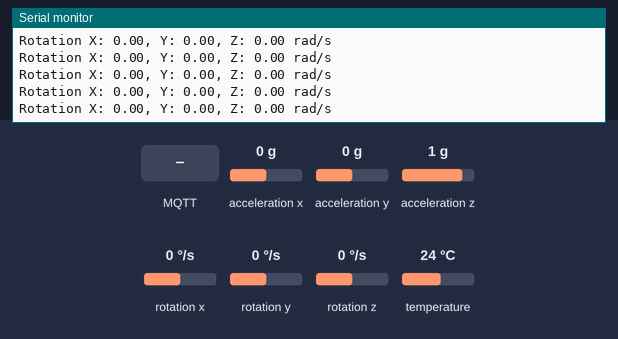
Bench run of a sketch on a simulated ESP8266 (NodeMCU). Parts: the last lines printed to the serial monitor. The inputs (shaded band) are chosen by the test bench; at power-on: rotation x 0 °/s, rotation y 0 °/s, rotation z 0 °/s, acceleration x 0 g, acceleration y 0 g, acceleration z 1 g, temperature 24 °C. WiFi joins after 1.5 s; servers stay silent unless stated; no MQTT or app messages arrive unless stated.

Above: at 2.7 s.
2.8 s: rotation x set to -192 °/s
At 2.87 s:
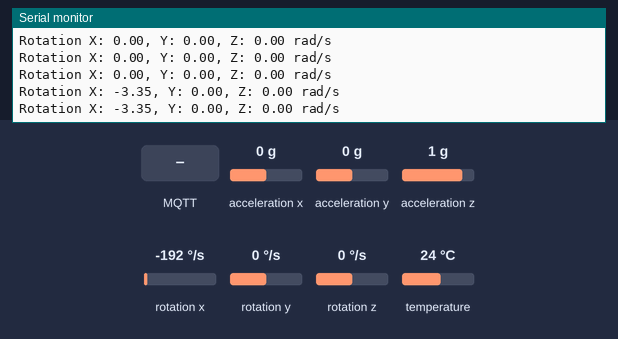
5.8 s: MQTT message "1" arrives on the first subscribed topic
At 5.83 s:
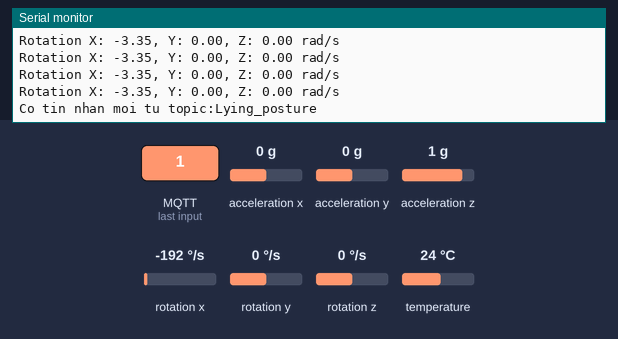
8.8 s: rotation y set to -192 °/s
At 8.87 s:
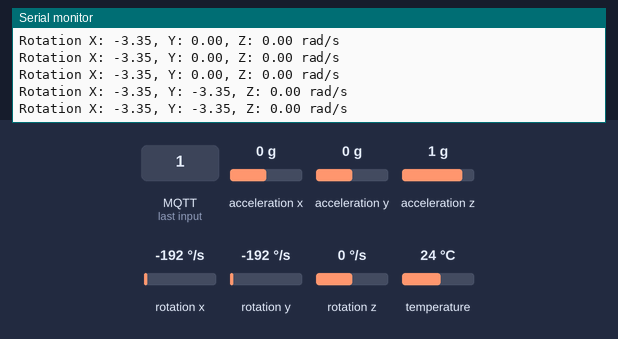
11.8 s: rotation z set to -192 °/s
At 11.8 s:
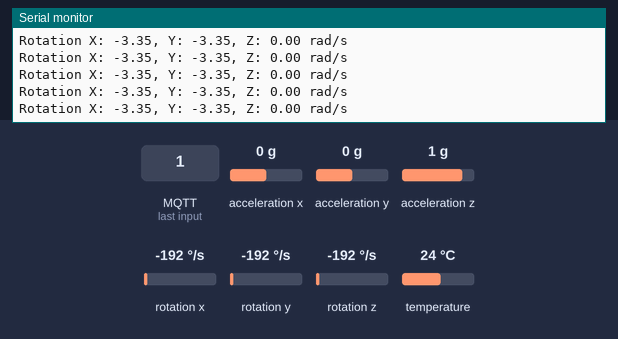
14.8 s: MQTT message "on" arrives on the first subscribed topic
At 14.85 s:
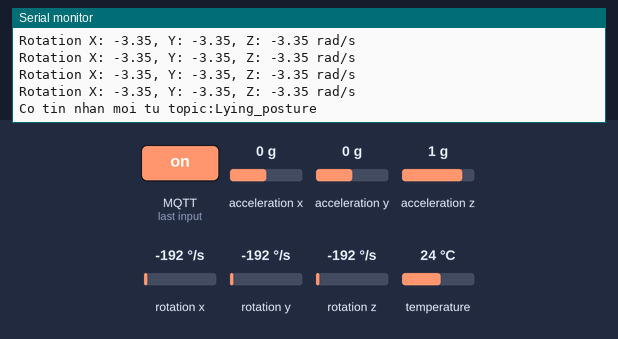

Measured:
- after the input at 2.8 s, the serial monitor: prints a new line at once (image 1)
- after the input at 5.8 s, the serial monitor: prints a new line at once (image 2)
- after the input at 8.8 s, the serial monitor: prints a new line at once (image 3)
- after the input at 14.8 s, the serial monitor: prints a new line at once (image 5)

The sketch:

mpu_readserial.ino
```cpp
// Basic demo for accelerometer readings from Adafruit MPU6050

#include <Adafruit_MPU6050.h>
#include <Adafruit_Sensor.h>
#include <Wire.h>
#include <PubSubClient.h> // Connect and publish to the MQTT broker
#include "ESP8266WiFi.h"  // Enables the ESP8266 to connect to the local network (via WiFi)

Adafruit_MPU6050 mpu;

//Wifi information
#define ssid "FPT telecom 4264 2.4GHz"
#define password "0976914619"
#define mqtt_server "broker.hivemq.com"
const uint16_t mqtt_port = 1883;
#define test_topic "Lying_posture"

WiFiClient wifiClient;
PubSubClient client(wifiClient);

void setup_wifi()
{
  delay(10);
  Serial.println();
  Serial.print("Connecting to ");
  Serial.println(ssid);
  WiFi.begin(ssid, password);
  while (WiFi.status() != WL_CONNECTED) {
    delay(500);
    Serial.print(".");
  }
  Serial.println("");
  Serial.println("WiFi connected");
  Serial.println("IP address: ");
  Serial.println(WiFi.localIP());
}

void callback(char* topic, byte* payload, unsigned int length)
{
  Serial.print("Co tin nhan moi tu topic:");
  Serial.println(topic);
  for (int i = 0; i < length; i++)
    Serial.print((char)payload[i]);
  Serial.println();
}

void reconnect()
{
  while (!client.connected()) // Chờ tới khi kết nối
  {
    // Thực hiện kết nối với mqtt user và pass
    if (client.connect("ESP8266_id1","ESP_offline",0,0,"ESP8266_id1_offline"))  //kết nối vào broker
    {
      Serial.println("Connected:");
      client.subscribe(test_topic); //đăng kí nhận dữ liệu từ topic
    }
    else
    {
      Serial.print("Error:, rc=");
      Serial.print(client.state());
      Serial.println(" try again in 5 seconds");
      // Đợi 5s
      delay(5000);
    }
  }
}

void setup(void) {
  Serial.begin(9600);
    while (!Serial)
    delay(10); // will pause Zero, Leonardo, etc until serial console opens

  Serial.println("Adafruit MPU6050 test!");

  // Try to initialize!
  if (!mpu.begin()) {
    Serial.println("Failed to find MPU6050 chip");
    while (1) {
      delay(10);
    }
  }
  Serial.println("MPU6050 Found!");

  setup_wifi();
  client.setServer(mqtt_server, mqtt_port);
  client.setCallback(callback);

  mpu.setGyroRange(MPU6050_RANGE_500_DEG);
  Serial.print("Gyro range set to: ");
  switch (mpu.getGyroRange()) {
  case MPU6050_RANGE_250_DEG:
    Serial.println("+- 250 deg/s");
    break;
  case MPU6050_RANGE_500_DEG:
    Serial.println("+- 500 deg/s");
    break;
  case MPU6050_RANGE_1000_DEG:
    Serial.println("+- 1000 deg/s");
    break;
  case MPU6050_RANGE_2000_DEG:
    Serial.println("+- 2000 deg/s");
    break;
  }

  mpu.setFilterBandwidth(MPU6050_BAND_21_HZ);
  Serial.print("Filter bandwidth set to: ");
  switch (mpu.getFilterBandwidth()) {
  case MPU6050_BAND_260_HZ:
    Serial.println("260 Hz");
    break;
  case MPU6050_BAND_184_HZ:
    Serial.println("184 Hz");
    break;
  case MPU6050_BAND_94_HZ:
    Serial.println("94 Hz");
    break;
  case MPU6050_BAND_44_HZ:
    Serial.println("44 Hz");
    break;
  case MPU6050_BAND_21_HZ:
    Serial.println("21 Hz");
    break;
  case MPU6050_BAND_10_HZ:
    Serial.println("10 Hz");
    break;
  case MPU6050_BAND_5_HZ:
    Serial.println("5 Hz");
    break;
  }
}

unsigned long tg;
void loop() {

  /* Get new sensor events with the readings */
  sensors_event_t a, g, t;
  mpu.getEvent(&a, &g, &t);
  String posture;

  /* Print out the values */
  Serial.print("Rotation X: ");
  Serial.print(g.gyro.x);
  Serial.print(", Y: ");
  Serial.print(g.gyro.y);
  Serial.print(", Z: ");
  Serial.print(g.gyro.z);
  Serial.println(" rad/s");

  if (-0.3 <= (float)g.gyro.y && (float)g.gyro.y <= 0.3){
    if (0.75 <= (float)g.gyro.z && (float)g.gyro.z <= 1.25){
        posture = "Supine";
    }
    else {
      posture = "Prone";
    }
  }
  else if (0.75 <= (float)g.gyro.y && (float)g.gyro.y <= 1.25){
    posture = "Right";
  }
  else {
    posture = "Left";
  }

  // MQTT can only transmit strings
  //String ps="Rotation x: "+String((float)g.gyro.x)+", y: "+String((float)g.gyro.y)+", z: "+String((float)g.gyro.z);

  if (!client.connected())
    reconnect();
  client.loop();
  if(millis() - tg > 500) {
     tg=millis();
     client.publish(test_topic, String(posture).c_str());
  }
}
```
